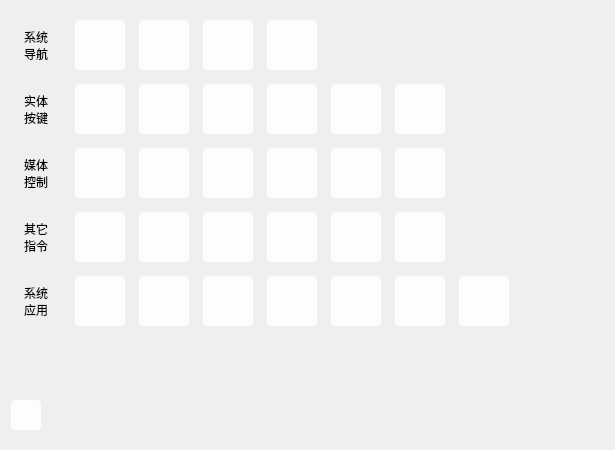
<?xml version="1.0" encoding="UTF-8"?>
<ui version="4.0">
 <class>btnEmulator</class>
 <widget class="QWidget" name="btnEmulator">
  <property name="geometry">
   <rect>
    <x>0</x>
    <y>0</y>
    <width>615</width>
    <height>450</height>
   </rect>
  </property>
  <property name="windowTitle">
   <string>Form</string>
  </property>
  <layout class="QHBoxLayout" name="horizontalLayout_7">
   <property name="leftMargin">
    <number>0</number>
   </property>
   <property name="rightMargin">
    <number>0</number>
   </property>
   <item>
    <widget class="QWidget" name="widget" native="true">
     <property name="font">
      <font>
       <family>MiSans Normal</family>
      </font>
     </property>
     <property name="styleSheet">
      <string notr="true">border-radius: 4px;
background-color: rgba(255, 255, 255, 0);
border:0px solid #BDBDBD;</string>
     </property>
     <layout class="QVBoxLayout" name="verticalLayout_2">
      <property name="leftMargin">
       <number>11</number>
      </property>
      <property name="rightMargin">
       <number>11</number>
      </property>
      <item>
       <layout class="QVBoxLayout" name="verticalLayout">
        <property name="spacing">
         <number>14</number>
        </property>
        <item>
         <layout class="QHBoxLayout" name="horizontalLayout_3">
          <item>
           <widget class="QLabel" name="label">
            <property name="minimumSize">
             <size>
              <width>50</width>
              <height>50</height>
             </size>
            </property>
            <property name="maximumSize">
             <size>
              <width>50</width>
              <height>50</height>
             </size>
            </property>
            <property name="font">
             <font>
              <family>MiSans Normal</family>
             </font>
            </property>
            <property name="text">
             <string>系统
导航</string>
            </property>
            <property name="alignment">
             <set>Qt::AlignCenter</set>
            </property>
           </widget>
          </item>
          <item>
           <widget class="QPushButton" name="btn_back">
            <property name="minimumSize">
             <size>
              <width>50</width>
              <height>50</height>
             </size>
            </property>
            <property name="maximumSize">
             <size>
              <width>50</width>
              <height>50</height>
             </size>
            </property>
            <property name="toolTip">
             <string>返回</string>
            </property>
            <property name="styleSheet">
             <string notr="true">QPushButton{background-color:rgba(255,255,255,0.9);border-radius:4px;border:0px;}
QPushButton:hover{background-color:rgba(255,255,255,0.7);}
QPushButton:pressed{background-color:rgba(255,255,255,0.6);}</string>
            </property>
            <property name="text">
             <string/>
            </property>
            <property name="icon">
             <iconset resource="../../ico.qrc">
              <normaloff>:/ico/image/ico/btnEmulator/arrow-left-s-line.svg</normaloff>:/ico/image/ico/btnEmulator/arrow-left-s-line.svg</iconset>
            </property>
           </widget>
          </item>
          <item>
           <widget class="QPushButton" name="btn_home">
            <property name="minimumSize">
             <size>
              <width>50</width>
              <height>50</height>
             </size>
            </property>
            <property name="maximumSize">
             <size>
              <width>50</width>
              <height>50</height>
             </size>
            </property>
            <property name="toolTip">
             <string>主页</string>
            </property>
            <property name="styleSheet">
             <string notr="true">QPushButton{background-color:rgba(255,255,255,0.9);border-radius:4px;border:0px;}
QPushButton:hover{background-color:rgba(255,255,255,0.7);}
QPushButton:pressed{background-color:rgba(255,255,255,0.6);}</string>
            </property>
            <property name="text">
             <string/>
            </property>
            <property name="icon">
             <iconset resource="../../ico.qrc">
              <normaloff>:/ico/image/ico/btnEmulator/home-2-line.svg</normaloff>:/ico/image/ico/btnEmulator/home-2-line.svg</iconset>
            </property>
           </widget>
          </item>
          <item>
           <widget class="QPushButton" name="btn_menu">
            <property name="minimumSize">
             <size>
              <width>50</width>
              <height>50</height>
             </size>
            </property>
            <property name="maximumSize">
             <size>
              <width>50</width>
              <height>50</height>
             </size>
            </property>
            <property name="toolTip">
             <string>菜单</string>
            </property>
            <property name="styleSheet">
             <string notr="true">QPushButton{background-color:rgba(255,255,255,0.9);border-radius:4px;border:0px;}
QPushButton:hover{background-color:rgba(255,255,255,0.7);}
QPushButton:pressed{background-color:rgba(255,255,255,0.6);}</string>
            </property>
            <property name="text">
             <string/>
            </property>
            <property name="icon">
             <iconset resource="../../ico.qrc">
              <normaloff>:/ico/image/ico/btnEmulator/menu-line.svg</normaloff>:/ico/image/ico/btnEmulator/menu-line.svg</iconset>
            </property>
           </widget>
          </item>
          <item>
           <widget class="QPushButton" name="btn_changeWindow">
            <property name="minimumSize">
             <size>
              <width>50</width>
              <height>50</height>
             </size>
            </property>
            <property name="maximumSize">
             <size>
              <width>50</width>
              <height>50</height>
             </size>
            </property>
            <property name="toolTip">
             <string>切换应用</string>
            </property>
            <property name="styleSheet">
             <string notr="true">QPushButton{background-color:rgba(255,255,255,0.9);border-radius:4px;border:0px;}
QPushButton:hover{background-color:rgba(255,255,255,0.7);}
QPushButton:pressed{background-color:rgba(255,255,255,0.6);}</string>
            </property>
            <property name="text">
             <string/>
            </property>
            <property name="icon">
             <iconset resource="../../ico.qrc">
              <normaloff>:/ico/image/ico/btnEmulator/arrow-left-right-line.svg</normaloff>:/ico/image/ico/btnEmulator/arrow-left-right-line.svg</iconset>
            </property>
           </widget>
          </item>
          <item>
           <spacer name="horizontalSpacer_2">
            <property name="orientation">
             <enum>Qt::Horizontal</enum>
            </property>
            <property name="sizeHint" stdset="0">
             <size>
              <width>40</width>
              <height>20</height>
             </size>
            </property>
           </spacer>
          </item>
         </layout>
        </item>
        <item>
         <layout class="QHBoxLayout" name="horizontalLayout_2">
          <item>
           <widget class="QLabel" name="label_2">
            <property name="minimumSize">
             <size>
              <width>50</width>
              <height>50</height>
             </size>
            </property>
            <property name="maximumSize">
             <size>
              <width>50</width>
              <height>50</height>
             </size>
            </property>
            <property name="font">
             <font>
              <family>MiSans Normal</family>
             </font>
            </property>
            <property name="text">
             <string>实体
按键</string>
            </property>
            <property name="alignment">
             <set>Qt::AlignCenter</set>
            </property>
           </widget>
          </item>
          <item>
           <widget class="QPushButton" name="btn_power">
            <property name="minimumSize">
             <size>
              <width>50</width>
              <height>50</height>
             </size>
            </property>
            <property name="maximumSize">
             <size>
              <width>50</width>
              <height>50</height>
             </size>
            </property>
            <property name="toolTip">
             <string>电源键</string>
            </property>
            <property name="styleSheet">
             <string notr="true">QPushButton{background-color:rgba(255,255,255,0.9);border-radius:4px;border:0px;}
QPushButton:hover{background-color:rgba(255,255,255,0.7);}
QPushButton:pressed{background-color:rgba(255,255,255,0.6);}</string>
            </property>
            <property name="text">
             <string/>
            </property>
            <property name="icon">
             <iconset resource="../../ico.qrc">
              <normaloff>:/ico/image/ico/shut-down-line.svg</normaloff>:/ico/image/ico/shut-down-line.svg</iconset>
            </property>
           </widget>
          </item>
          <item>
           <widget class="QPushButton" name="btn_volUp">
            <property name="minimumSize">
             <size>
              <width>50</width>
              <height>50</height>
             </size>
            </property>
            <property name="maximumSize">
             <size>
              <width>50</width>
              <height>50</height>
             </size>
            </property>
            <property name="toolTip">
             <string>音量+</string>
            </property>
            <property name="styleSheet">
             <string notr="true">QPushButton{background-color:rgba(255,255,255,0.9);border-radius:4px;border:0px;}
QPushButton:hover{background-color:rgba(255,255,255,0.7);}
QPushButton:pressed{background-color:rgba(255,255,255,0.6);}</string>
            </property>
            <property name="text">
             <string/>
            </property>
            <property name="icon">
             <iconset resource="../../ico.qrc">
              <normaloff>:/ico/image/ico/btnEmulator/volume-up-line.svg</normaloff>:/ico/image/ico/btnEmulator/volume-up-line.svg</iconset>
            </property>
           </widget>
          </item>
          <item>
           <widget class="QPushButton" name="btn_volDown">
            <property name="minimumSize">
             <size>
              <width>50</width>
              <height>50</height>
             </size>
            </property>
            <property name="maximumSize">
             <size>
              <width>50</width>
              <height>50</height>
             </size>
            </property>
            <property name="toolTip">
             <string>音量-</string>
            </property>
            <property name="styleSheet">
             <string notr="true">QPushButton{background-color:rgba(255,255,255,0.9);border-radius:4px;border:0px;}
QPushButton:hover{background-color:rgba(255,255,255,0.7);}
QPushButton:pressed{background-color:rgba(255,255,255,0.6);}</string>
            </property>
            <property name="text">
             <string/>
            </property>
            <property name="icon">
             <iconset resource="../../ico.qrc">
              <normaloff>:/ico/image/ico/btnEmulator/volume-down-line.svg</normaloff>:/ico/image/ico/btnEmulator/volume-down-line.svg</iconset>
            </property>
           </widget>
          </item>
          <item>
           <widget class="QPushButton" name="btn_mute">
            <property name="minimumSize">
             <size>
              <width>50</width>
              <height>50</height>
             </size>
            </property>
            <property name="maximumSize">
             <size>
              <width>50</width>
              <height>50</height>
             </size>
            </property>
            <property name="toolTip">
             <string>静音</string>
            </property>
            <property name="styleSheet">
             <string notr="true">QPushButton{background-color:rgba(255,255,255,0.9);border-radius:4px;border:0px;}
QPushButton:hover{background-color:rgba(255,255,255,0.7);}
QPushButton:pressed{background-color:rgba(255,255,255,0.6);}</string>
            </property>
            <property name="text">
             <string/>
            </property>
            <property name="icon">
             <iconset resource="../../ico.qrc">
              <normaloff>:/ico/image/ico/btnEmulator/volume-mute-line.svg</normaloff>:/ico/image/ico/btnEmulator/volume-mute-line.svg</iconset>
            </property>
           </widget>
          </item>
          <item>
           <widget class="QPushButton" name="btn_shoot">
            <property name="minimumSize">
             <size>
              <width>50</width>
              <height>50</height>
             </size>
            </property>
            <property name="maximumSize">
             <size>
              <width>50</width>
              <height>50</height>
             </size>
            </property>
            <property name="toolTip">
             <string>拍摄（在相机内）</string>
            </property>
            <property name="styleSheet">
             <string notr="true">QPushButton{background-color:rgba(255,255,255,0.9);border-radius:4px;border:0px;}
QPushButton:hover{background-color:rgba(255,255,255,0.7);}
QPushButton:pressed{background-color:rgba(255,255,255,0.6);}</string>
            </property>
            <property name="text">
             <string/>
            </property>
            <property name="icon">
             <iconset resource="../../ico.qrc">
              <normaloff>:/ico/image/ico/btnEmulator/camera-3-line.svg</normaloff>:/ico/image/ico/btnEmulator/camera-3-line.svg</iconset>
            </property>
           </widget>
          </item>
          <item>
           <widget class="QPushButton" name="btn_call_AI">
            <property name="minimumSize">
             <size>
              <width>50</width>
              <height>50</height>
             </size>
            </property>
            <property name="maximumSize">
             <size>
              <width>50</width>
              <height>50</height>
             </size>
            </property>
            <property name="toolTip">
             <string>唤醒助理应用</string>
            </property>
            <property name="styleSheet">
             <string notr="true">QPushButton{background-color:rgba(255,255,255,0.9);border-radius:4px;border:0px;}
QPushButton:hover{background-color:rgba(255,255,255,0.7);}
QPushButton:pressed{background-color:rgba(255,255,255,0.6);}</string>
            </property>
            <property name="text">
             <string/>
            </property>
            <property name="icon">
             <iconset resource="../../ico.qrc">
              <normaloff>:/ico/image/ico/btnEmulator/psychotherapy-line.svg</normaloff>:/ico/image/ico/btnEmulator/psychotherapy-line.svg</iconset>
            </property>
           </widget>
          </item>
          <item>
           <spacer name="horizontalSpacer_3">
            <property name="orientation">
             <enum>Qt::Horizontal</enum>
            </property>
            <property name="sizeHint" stdset="0">
             <size>
              <width>40</width>
              <height>20</height>
             </size>
            </property>
           </spacer>
          </item>
         </layout>
        </item>
        <item>
         <layout class="QHBoxLayout" name="horizontalLayout_4">
          <item>
           <widget class="QLabel" name="label_3">
            <property name="minimumSize">
             <size>
              <width>50</width>
              <height>50</height>
             </size>
            </property>
            <property name="maximumSize">
             <size>
              <width>50</width>
              <height>50</height>
             </size>
            </property>
            <property name="font">
             <font>
              <family>MiSans Normal</family>
             </font>
            </property>
            <property name="text">
             <string>媒体
控制</string>
            </property>
            <property name="alignment">
             <set>Qt::AlignCenter</set>
            </property>
           </widget>
          </item>
          <item>
           <widget class="QPushButton" name="btn_play_stop">
            <property name="minimumSize">
             <size>
              <width>50</width>
              <height>50</height>
             </size>
            </property>
            <property name="maximumSize">
             <size>
              <width>50</width>
              <height>50</height>
             </size>
            </property>
            <property name="toolTip">
             <string>播放/暂停</string>
            </property>
            <property name="styleSheet">
             <string notr="true">QPushButton{background-color:rgba(255,255,255,0.9);border-radius:4px;border:0px;}
QPushButton:hover{background-color:rgba(255,255,255,0.7);}
QPushButton:pressed{background-color:rgba(255,255,255,0.6);}</string>
            </property>
            <property name="text">
             <string/>
            </property>
            <property name="icon">
             <iconset resource="../../ico.qrc">
              <normaloff>:/ico/image/ico/btnEmulator/disc-line.svg</normaloff>:/ico/image/ico/btnEmulator/disc-line.svg</iconset>
            </property>
           </widget>
          </item>
          <item>
           <widget class="QPushButton" name="btn_stop">
            <property name="minimumSize">
             <size>
              <width>50</width>
              <height>50</height>
             </size>
            </property>
            <property name="maximumSize">
             <size>
              <width>50</width>
              <height>50</height>
             </size>
            </property>
            <property name="toolTip">
             <string>停止播放</string>
            </property>
            <property name="styleSheet">
             <string notr="true">QPushButton{background-color:rgba(255,255,255,0.9);border-radius:4px;border:0px;}
QPushButton:hover{background-color:rgba(255,255,255,0.7);}
QPushButton:pressed{background-color:rgba(255,255,255,0.6);}</string>
            </property>
            <property name="text">
             <string/>
            </property>
            <property name="icon">
             <iconset resource="../../ico.qrc">
              <normaloff>:/ico/image/ico/btnEmulator/stop-fill.svg</normaloff>:/ico/image/ico/btnEmulator/stop-fill.svg</iconset>
            </property>
           </widget>
          </item>
          <item>
           <widget class="QPushButton" name="last">
            <property name="minimumSize">
             <size>
              <width>50</width>
              <height>50</height>
             </size>
            </property>
            <property name="maximumSize">
             <size>
              <width>50</width>
              <height>50</height>
             </size>
            </property>
            <property name="toolTip">
             <string>上一曲</string>
            </property>
            <property name="styleSheet">
             <string notr="true">QPushButton{background-color:rgba(255,255,255,0.9);border-radius:4px;border:0px;}
QPushButton:hover{background-color:rgba(255,255,255,0.7);}
QPushButton:pressed{background-color:rgba(255,255,255,0.6);}</string>
            </property>
            <property name="text">
             <string/>
            </property>
            <property name="icon">
             <iconset resource="../../ico.qrc">
              <normaloff>:/ico/image/ico/btnEmulator/skip-back-line.svg</normaloff>:/ico/image/ico/btnEmulator/skip-back-line.svg</iconset>
            </property>
           </widget>
          </item>
          <item>
           <widget class="QPushButton" name="btn_play">
            <property name="minimumSize">
             <size>
              <width>50</width>
              <height>50</height>
             </size>
            </property>
            <property name="maximumSize">
             <size>
              <width>50</width>
              <height>50</height>
             </size>
            </property>
            <property name="toolTip">
             <string>继续</string>
            </property>
            <property name="styleSheet">
             <string notr="true">QPushButton{background-color:rgba(255,255,255,0.9);border-radius:4px;border:0px;}
QPushButton:hover{background-color:rgba(255,255,255,0.7);}
QPushButton:pressed{background-color:rgba(255,255,255,0.6);}</string>
            </property>
            <property name="text">
             <string/>
            </property>
            <property name="icon">
             <iconset resource="../../ico.qrc">
              <normaloff>:/ico/image/ico/play-line.svg</normaloff>:/ico/image/ico/play-line.svg</iconset>
            </property>
           </widget>
          </item>
          <item>
           <widget class="QPushButton" name="btn_pause">
            <property name="minimumSize">
             <size>
              <width>50</width>
              <height>50</height>
             </size>
            </property>
            <property name="maximumSize">
             <size>
              <width>50</width>
              <height>50</height>
             </size>
            </property>
            <property name="toolTip">
             <string>暂停</string>
            </property>
            <property name="styleSheet">
             <string notr="true">QPushButton{background-color:rgba(255,255,255,0.9);border-radius:4px;border:0px;}
QPushButton:hover{background-color:rgba(255,255,255,0.7);}
QPushButton:pressed{background-color:rgba(255,255,255,0.6);}</string>
            </property>
            <property name="text">
             <string/>
            </property>
            <property name="icon">
             <iconset resource="../../ico.qrc">
              <normaloff>:/ico/image/ico/btnEmulator/pause-line.svg</normaloff>:/ico/image/ico/btnEmulator/pause-line.svg</iconset>
            </property>
           </widget>
          </item>
          <item>
           <widget class="QPushButton" name="btn_next">
            <property name="minimumSize">
             <size>
              <width>50</width>
              <height>50</height>
             </size>
            </property>
            <property name="maximumSize">
             <size>
              <width>50</width>
              <height>50</height>
             </size>
            </property>
            <property name="toolTip">
             <string>下一曲</string>
            </property>
            <property name="styleSheet">
             <string notr="true">QPushButton{background-color:rgba(255,255,255,0.9);border-radius:4px;border:0px;}
QPushButton:hover{background-color:rgba(255,255,255,0.7);}
QPushButton:pressed{background-color:rgba(255,255,255,0.6);}</string>
            </property>
            <property name="text">
             <string/>
            </property>
            <property name="icon">
             <iconset resource="../../ico.qrc">
              <normaloff>:/ico/image/ico/btnEmulator/skip-forward-line.svg</normaloff>:/ico/image/ico/btnEmulator/skip-forward-line.svg</iconset>
            </property>
           </widget>
          </item>
          <item>
           <spacer name="horizontalSpacer_4">
            <property name="orientation">
             <enum>Qt::Horizontal</enum>
            </property>
            <property name="sizeHint" stdset="0">
             <size>
              <width>40</width>
              <height>20</height>
             </size>
            </property>
           </spacer>
          </item>
         </layout>
        </item>
        <item>
         <layout class="QHBoxLayout" name="horizontalLayout_5">
          <item>
           <widget class="QLabel" name="label_4">
            <property name="minimumSize">
             <size>
              <width>50</width>
              <height>50</height>
             </size>
            </property>
            <property name="maximumSize">
             <size>
              <width>50</width>
              <height>50</height>
             </size>
            </property>
            <property name="font">
             <font>
              <family>MiSans Normal</family>
             </font>
            </property>
            <property name="text">
             <string>其它
指令</string>
            </property>
            <property name="alignment">
             <set>Qt::AlignCenter</set>
            </property>
           </widget>
          </item>
          <item>
           <widget class="QPushButton" name="btn_light_down">
            <property name="minimumSize">
             <size>
              <width>50</width>
              <height>50</height>
             </size>
            </property>
            <property name="maximumSize">
             <size>
              <width>50</width>
              <height>50</height>
             </size>
            </property>
            <property name="toolTip">
             <string>减小亮度</string>
            </property>
            <property name="styleSheet">
             <string notr="true">QPushButton{background-color:rgba(255,255,255,0.9);border-radius:4px;border:0px;}
QPushButton:hover{background-color:rgba(255,255,255,0.7);}
QPushButton:pressed{background-color:rgba(255,255,255,0.6);}</string>
            </property>
            <property name="text">
             <string/>
            </property>
            <property name="icon">
             <iconset resource="../../ico.qrc">
              <normaloff>:/ico/image/ico/btnEmulator/haze-line.svg</normaloff>:/ico/image/ico/btnEmulator/haze-line.svg</iconset>
            </property>
           </widget>
          </item>
          <item>
           <widget class="QPushButton" name="btn_light_up">
            <property name="minimumSize">
             <size>
              <width>50</width>
              <height>50</height>
             </size>
            </property>
            <property name="maximumSize">
             <size>
              <width>50</width>
              <height>50</height>
             </size>
            </property>
            <property name="toolTip">
             <string>增加亮度</string>
            </property>
            <property name="styleSheet">
             <string notr="true">QPushButton{background-color:rgba(255,255,255,0.9);border-radius:4px;border:0px;}
QPushButton:hover{background-color:rgba(255,255,255,0.7);}
QPushButton:pressed{background-color:rgba(255,255,255,0.6);}</string>
            </property>
            <property name="text">
             <string/>
            </property>
            <property name="icon">
             <iconset resource="../../ico.qrc">
              <normaloff>:/ico/image/ico/btnEmulator/sun-line.svg</normaloff>:/ico/image/ico/btnEmulator/sun-line.svg</iconset>
            </property>
           </widget>
          </item>
          <item>
           <widget class="QPushButton" name="btn_sleep">
            <property name="minimumSize">
             <size>
              <width>50</width>
              <height>50</height>
             </size>
            </property>
            <property name="maximumSize">
             <size>
              <width>50</width>
              <height>50</height>
             </size>
            </property>
            <property name="toolTip">
             <string>休眠系统</string>
            </property>
            <property name="styleSheet">
             <string notr="true">QPushButton{background-color:rgba(255,255,255,0.9);border-radius:4px;border:0px;}
QPushButton:hover{background-color:rgba(255,255,255,0.7);}
QPushButton:pressed{background-color:rgba(255,255,255,0.6);}</string>
            </property>
            <property name="text">
             <string/>
            </property>
            <property name="icon">
             <iconset resource="../../ico.qrc">
              <normaloff>:/ico/image/ico/btnEmulator/zzz-line.svg</normaloff>:/ico/image/ico/btnEmulator/zzz-line.svg</iconset>
            </property>
           </widget>
          </item>
          <item>
           <widget class="QPushButton" name="btn_sleep2">
            <property name="minimumSize">
             <size>
              <width>50</width>
              <height>50</height>
             </size>
            </property>
            <property name="maximumSize">
             <size>
              <width>50</width>
              <height>50</height>
             </size>
            </property>
            <property name="toolTip">
             <string>当没有wakelock时休眠系统</string>
            </property>
            <property name="styleSheet">
             <string notr="true">QPushButton{background-color:rgba(255,255,255,0.9);border-radius:4px;border:0px;}
QPushButton:hover{background-color:rgba(255,255,255,0.7);}
QPushButton:pressed{background-color:rgba(255,255,255,0.6);}</string>
            </property>
            <property name="text">
             <string/>
            </property>
            <property name="icon">
             <iconset resource="../../ico.qrc">
              <normaloff>:/ico/image/ico/btnEmulator/rest-time-line.svg</normaloff>:/ico/image/ico/btnEmulator/rest-time-line.svg</iconset>
            </property>
           </widget>
          </item>
          <item>
           <widget class="QPushButton" name="btn_delight">
            <property name="minimumSize">
             <size>
              <width>50</width>
              <height>50</height>
             </size>
            </property>
            <property name="maximumSize">
             <size>
              <width>50</width>
              <height>50</height>
             </size>
            </property>
            <property name="toolTip">
             <string>点亮屏幕</string>
            </property>
            <property name="styleSheet">
             <string notr="true">QPushButton{background-color:rgba(255,255,255,0.9);border-radius:4px;border:0px;}
QPushButton:hover{background-color:rgba(255,255,255,0.7);}
QPushButton:pressed{background-color:rgba(255,255,255,0.6);}</string>
            </property>
            <property name="text">
             <string/>
            </property>
            <property name="icon">
             <iconset resource="../../ico.qrc">
              <normaloff>:/ico/image/ico/btnEmulator/lightbulb-line.svg</normaloff>:/ico/image/ico/btnEmulator/lightbulb-line.svg</iconset>
            </property>
           </widget>
          </item>
          <item>
           <widget class="QPushButton" name="btn_hang_up">
            <property name="minimumSize">
             <size>
              <width>50</width>
              <height>50</height>
             </size>
            </property>
            <property name="maximumSize">
             <size>
              <width>50</width>
              <height>50</height>
             </size>
            </property>
            <property name="toolTip">
             <string>挂断</string>
            </property>
            <property name="styleSheet">
             <string notr="true">QPushButton{background-color:rgba(255,255,255,0.9);border-radius:4px;border:0px;}
QPushButton:hover{background-color:rgba(255,255,255,0.7);}
QPushButton:pressed{background-color:rgba(255,255,255,0.6);}</string>
            </property>
            <property name="text">
             <string/>
            </property>
            <property name="icon">
             <iconset resource="../../ico.qrc">
              <normaloff>:/ico/image/ico/btnEmulator/phone-off.svg</normaloff>:/ico/image/ico/btnEmulator/phone-off.svg</iconset>
            </property>
           </widget>
          </item>
          <item>
           <spacer name="horizontalSpacer_6">
            <property name="orientation">
             <enum>Qt::Horizontal</enum>
            </property>
            <property name="sizeHint" stdset="0">
             <size>
              <width>40</width>
              <height>20</height>
             </size>
            </property>
           </spacer>
          </item>
          <item>
           <spacer name="horizontalSpacer_5">
            <property name="orientation">
             <enum>Qt::Horizontal</enum>
            </property>
            <property name="sizeHint" stdset="0">
             <size>
              <width>40</width>
              <height>20</height>
             </size>
            </property>
           </spacer>
          </item>
         </layout>
        </item>
        <item>
         <layout class="QHBoxLayout" name="horizontalLayout_6">
          <item>
           <widget class="QLabel" name="label_5">
            <property name="minimumSize">
             <size>
              <width>50</width>
              <height>50</height>
             </size>
            </property>
            <property name="maximumSize">
             <size>
              <width>50</width>
              <height>50</height>
             </size>
            </property>
            <property name="font">
             <font>
              <family>MiSans Normal</family>
             </font>
            </property>
            <property name="text">
             <string>系统
应用</string>
            </property>
            <property name="alignment">
             <set>Qt::AlignCenter</set>
            </property>
           </widget>
          </item>
          <item>
           <widget class="QPushButton" name="btn_settings">
            <property name="minimumSize">
             <size>
              <width>50</width>
              <height>50</height>
             </size>
            </property>
            <property name="maximumSize">
             <size>
              <width>50</width>
              <height>50</height>
             </size>
            </property>
            <property name="toolTip">
             <string>打开设置</string>
            </property>
            <property name="styleSheet">
             <string notr="true">QPushButton{background-color:rgba(255,255,255,0.9);border-radius:4px;border:0px;}
QPushButton:hover{background-color:rgba(255,255,255,0.7);}
QPushButton:pressed{background-color:rgba(255,255,255,0.6);}</string>
            </property>
            <property name="text">
             <string/>
            </property>
            <property name="icon">
             <iconset resource="../../ico.qrc">
              <normaloff>:/ico/image/ico/btnEmulator/settings-line.svg</normaloff>:/ico/image/ico/btnEmulator/settings-line.svg</iconset>
            </property>
           </widget>
          </item>
          <item>
           <widget class="QPushButton" name="btn_contacts">
            <property name="minimumSize">
             <size>
              <width>50</width>
              <height>50</height>
             </size>
            </property>
            <property name="maximumSize">
             <size>
              <width>50</width>
              <height>50</height>
             </size>
            </property>
            <property name="toolTip">
             <string>打开联系人</string>
            </property>
            <property name="styleSheet">
             <string notr="true">QPushButton{background-color:rgba(255,255,255,0.9);border-radius:4px;border:0px;}
QPushButton:hover{background-color:rgba(255,255,255,0.7);}
QPushButton:pressed{background-color:rgba(255,255,255,0.6);}</string>
            </property>
            <property name="text">
             <string/>
            </property>
            <property name="icon">
             <iconset resource="../../ico.qrc">
              <normaloff>:/ico/image/ico/btnEmulator/contacts-book-line.svg</normaloff>:/ico/image/ico/btnEmulator/contacts-book-line.svg</iconset>
            </property>
           </widget>
          </item>
          <item>
           <widget class="QPushButton" name="btn_phone">
            <property name="minimumSize">
             <size>
              <width>50</width>
              <height>50</height>
             </size>
            </property>
            <property name="maximumSize">
             <size>
              <width>50</width>
              <height>50</height>
             </size>
            </property>
            <property name="toolTip">
             <string>打开拨号</string>
            </property>
            <property name="styleSheet">
             <string notr="true">QPushButton{background-color:rgba(255,255,255,0.9);border-radius:4px;border:0px;}
QPushButton:hover{background-color:rgba(255,255,255,0.7);}
QPushButton:pressed{background-color:rgba(255,255,255,0.6);}</string>
            </property>
            <property name="text">
             <string/>
            </property>
            <property name="icon">
             <iconset resource="../../ico.qrc">
              <normaloff>:/ico/image/ico/btnEmulator/phone-line.svg</normaloff>:/ico/image/ico/btnEmulator/phone-line.svg</iconset>
            </property>
           </widget>
          </item>
          <item>
           <widget class="QPushButton" name="btn_browser">
            <property name="minimumSize">
             <size>
              <width>50</width>
              <height>50</height>
             </size>
            </property>
            <property name="maximumSize">
             <size>
              <width>50</width>
              <height>50</height>
             </size>
            </property>
            <property name="toolTip">
             <string>打开浏览器</string>
            </property>
            <property name="styleSheet">
             <string notr="true">QPushButton{background-color:rgba(255,255,255,0.9);border-radius:4px;border:0px;}
QPushButton:hover{background-color:rgba(255,255,255,0.7);}
QPushButton:pressed{background-color:rgba(255,255,255,0.6);}</string>
            </property>
            <property name="text">
             <string/>
            </property>
            <property name="icon">
             <iconset resource="../../ico.qrc">
              <normaloff>:/ico/image/ico/btnEmulator/firefox-line.svg</normaloff>:/ico/image/ico/btnEmulator/firefox-line.svg</iconset>
            </property>
           </widget>
          </item>
          <item>
           <widget class="QPushButton" name="btn_music">
            <property name="minimumSize">
             <size>
              <width>50</width>
              <height>50</height>
             </size>
            </property>
            <property name="maximumSize">
             <size>
              <width>50</width>
              <height>50</height>
             </size>
            </property>
            <property name="toolTip">
             <string>打开音乐</string>
            </property>
            <property name="styleSheet">
             <string notr="true">QPushButton{background-color:rgba(255,255,255,0.9);border-radius:4px;border:0px;}
QPushButton:hover{background-color:rgba(255,255,255,0.7);}
QPushButton:pressed{background-color:rgba(255,255,255,0.6);}</string>
            </property>
            <property name="text">
             <string/>
            </property>
            <property name="icon">
             <iconset resource="../../ico.qrc">
              <normaloff>:/ico/image/ico/btnEmulator/disc-line.svg</normaloff>:/ico/image/ico/btnEmulator/disc-line.svg</iconset>
            </property>
           </widget>
          </item>
          <item>
           <widget class="QPushButton" name="btn_calender">
            <property name="minimumSize">
             <size>
              <width>50</width>
              <height>50</height>
             </size>
            </property>
            <property name="maximumSize">
             <size>
              <width>50</width>
              <height>50</height>
             </size>
            </property>
            <property name="toolTip">
             <string>打开日历</string>
            </property>
            <property name="styleSheet">
             <string notr="true">QPushButton{background-color:rgba(255,255,255,0.9);border-radius:4px;border:0px;}
QPushButton:hover{background-color:rgba(255,255,255,0.7);}
QPushButton:pressed{background-color:rgba(255,255,255,0.6);}</string>
            </property>
            <property name="text">
             <string/>
            </property>
            <property name="icon">
             <iconset resource="../../ico.qrc">
              <normaloff>:/ico/image/ico/btnEmulator/calendar-event-line.svg</normaloff>:/ico/image/ico/btnEmulator/calendar-event-line.svg</iconset>
            </property>
           </widget>
          </item>
          <item>
           <widget class="QPushButton" name="btn_calc">
            <property name="minimumSize">
             <size>
              <width>50</width>
              <height>50</height>
             </size>
            </property>
            <property name="maximumSize">
             <size>
              <width>50</width>
              <height>50</height>
             </size>
            </property>
            <property name="toolTip">
             <string>打开计算器</string>
            </property>
            <property name="styleSheet">
             <string notr="true">QPushButton{background-color:rgba(255,255,255,0.9);border-radius:4px;border:0px;}
QPushButton:hover{background-color:rgba(255,255,255,0.7);}
QPushButton:pressed{background-color:rgba(255,255,255,0.6);}</string>
            </property>
            <property name="text">
             <string/>
            </property>
            <property name="icon">
             <iconset resource="../../ico.qrc">
              <normaloff>:/ico/image/ico/btnEmulator/calculator-line.svg</normaloff>:/ico/image/ico/btnEmulator/calculator-line.svg</iconset>
            </property>
           </widget>
          </item>
          <item>
           <spacer name="horizontalSpacer_7">
            <property name="orientation">
             <enum>Qt::Horizontal</enum>
            </property>
            <property name="sizeHint" stdset="0">
             <size>
              <width>40</width>
              <height>20</height>
             </size>
            </property>
           </spacer>
          </item>
         </layout>
        </item>
        <item>
         <spacer name="verticalSpacer">
          <property name="orientation">
           <enum>Qt::Vertical</enum>
          </property>
          <property name="sizeHint" stdset="0">
           <size>
            <width>20</width>
            <height>40</height>
           </size>
          </property>
         </spacer>
        </item>
        <item>
         <layout class="QHBoxLayout" name="horizontalLayout">
          <item>
           <widget class="QPushButton" name="back_to_basePage">
            <property name="minimumSize">
             <size>
              <width>30</width>
              <height>30</height>
             </size>
            </property>
            <property name="maximumSize">
             <size>
              <width>30</width>
              <height>30</height>
             </size>
            </property>
            <property name="styleSheet">
             <string notr="true">QPushButton{background-color:rgba(255,255,255,0.9);border-radius:4px;border:0px;}
QPushButton:hover{background-color:rgba(255,255,255,0.7);}
QPushButton:pressed{background-color:rgba(255,255,255,0.6);}</string>
            </property>
            <property name="text">
             <string/>
            </property>
            <property name="icon">
             <iconset resource="../../ico.qrc">
              <normaloff>:/ico/image/ico/arrow-left-line.svg</normaloff>:/ico/image/ico/arrow-left-line.svg</iconset>
            </property>
            <property name="iconSize">
             <size>
              <width>18</width>
              <height>18</height>
             </size>
            </property>
           </widget>
          </item>
          <item>
           <spacer name="horizontalSpacer">
            <property name="orientation">
             <enum>Qt::Horizontal</enum>
            </property>
            <property name="sizeHint" stdset="0">
             <size>
              <width>40</width>
              <height>20</height>
             </size>
            </property>
           </spacer>
          </item>
         </layout>
        </item>
       </layout>
      </item>
     </layout>
    </widget>
   </item>
  </layout>
 </widget>
 <resources>
  <include location="../../ico.qrc"/>
 </resources>
 <connections/>
</ui>
